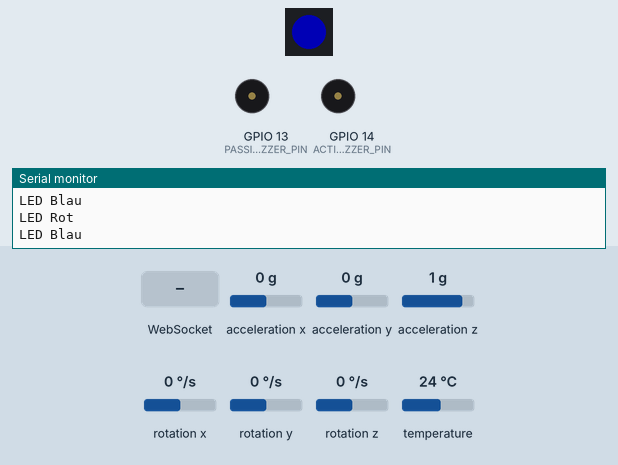
Simulated run of this program. Board: ESP32-S3. Shown: 1 RGB LEDs in strip order, left to right, buzzer (waves = sounding, pin HIGH), the last lines printed to the serial monitor. The inputs (shaded band) are chosen by the test bench; at power-on: acceleration x 0 g, acceleration y 0 g, acceleration z 1 g, rotation x 0 °/s, rotation y 0 °/s, rotation z 0 °/s, temperature 24 °C. Dim RGB values are drawn brighter than linear; WiFi joins after 1.5 s; servers stay silent unless stated; storage starts empty.

Above: at 1.4 s.
At 3.4 s:
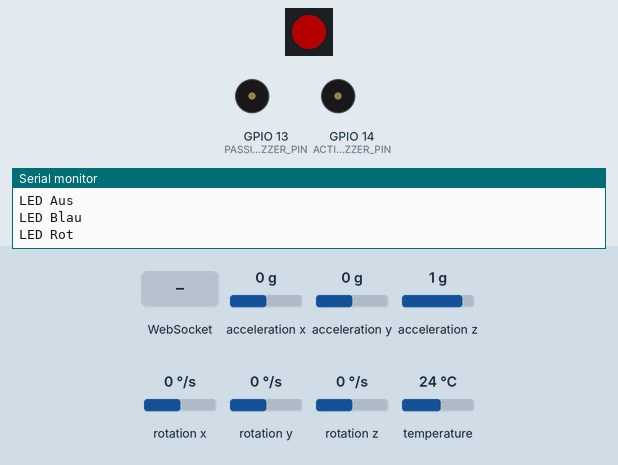
At 9.5 s:
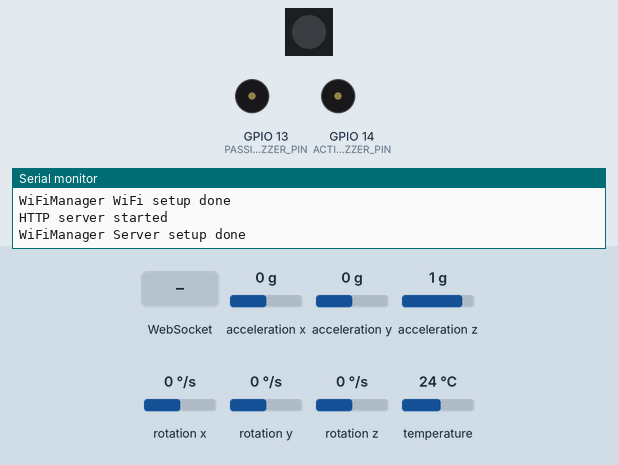
9.6 s: WebSocket text "1" received
Timing chart, 0 to 12.6 s (numbered marks = the images above; inputs shaded):
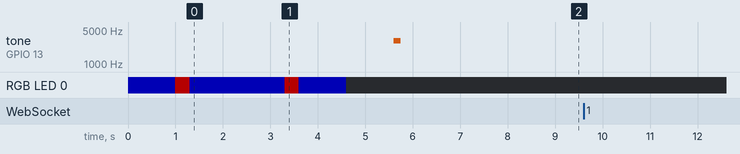

The program:

main.cpp
```cpp
#include <Adafruit_MPU6050.h>  // Lagesensor (Beschleunigung/Drehrate)
#include <Adafruit_NeoPixel.h> // esp32 RGB-LED control
#include <Adafruit_Sensor.h>   // Basisklasse für Adafruit Sensoren
#include <Arduino.h>           // Arduino Core Funktionen
#include <ArduinoJson.h>       // JSON Datenverarbeitung (Web-Kommunikation)
#include <AsyncTCP.h>          // Basis für asynchrone Netzwerkverbindungen
#include <ESP32Servo.h>        // Steuerung der Servomotoren
#include <ESPAsyncWebServer.h> // Asynchroner Webserver für das Dashboard
#include <ElegantOTA.h>        // Over-the-Air Updates über den Browser
#include <SPIFFS.h> // Filesystem für Dateien im Flash (z.B. index.html)
#include <WiFi.h>   // WiFi-Verbindung
#include <Wire.h>   // I2C-Kommunikation (für den MPU6050)
#include <cmath>    // Mathematische Funktionen (Berechnungen)

// ==================== HARDWARE MAPPING ====================
namespace Hardware {
constexpr int ONBOARD_RGB_BRIGHTNESS = 64;
constexpr int ONBOARD_RGB_NUM_PIXELS = 1;
constexpr int ONBOARD_RGB_PIN = 48;

constexpr int ACTIVE_BUZZER_PIN = 14;
constexpr int PASSIVE_BUZZER_PIN = 13;

constexpr int I2C_SCL_PIN = 6;
constexpr int I2C_SDA_PIN = 4;

constexpr int SERVO_A_PIN = 3;
constexpr int SERVO_B_PIN = 11;
} // namespace Hardware

// ==================== SERVO CONTROLLER ====================
// class ServoController{
// private:
//   static const size_t GPIO_PIN_SERVO_A = 3;
//   static const size_t GPIO_PIN_SERVO_B = 11;

//   static const int A_ANGLE_INIT = 10;
//   static const int B_ANGLE_INIT = 100;
//   static const int A_ANGLE_CONSTRAIN_MIN = A_ANGLE_INIT - 20;
//   static const int A_ANGLE_CONSTRAIN_MAX = A_ANGLE_INIT + 20;
//   static const int B_ANGLE_CONSTRAIN_MIN = B_ANGLE_INIT - 20;
//   static const int B_ANGLE_CONSTRAIN_MAX = B_ANGLE_INIT + 20;

//   Servo servoA;
//   Servo servoB;

// public:
//   void setup(){
//     servoA.attach(GPIO_PIN_SERVO_A, 500, 2500);
//     servoB.attach(GPIO_PIN_SERVO_B, 500, 2500);

//     servoA.write(A_ANGLE_INIT);
//     servoB.write(B_ANGLE_INIT);
//     delay(3000);

//     // servoA.write(constrain(A_ANGLE_INIT+20, A_ANGLE_CONSTRAIN_MIN,
//     A_ANGLE_CONSTRAIN_MAX));
//     // delay(500);
//     // servoA.write(constrain(A_ANGLE_INIT-20, A_ANGLE_CONSTRAIN_MIN,
//     A_ANGLE_CONSTRAIN_MAX));
//     // delay(500);
//     // servoA.write(constrain(A_ANGLE_INIT, A_ANGLE_CONSTRAIN_MIN,
//     A_ANGLE_CONSTRAIN_MAX));
//     // delay(500);
//     // servoB.write(B_ANGLE_INIT+20);
//     // delay(500);
//     // servoB.write(B_ANGLE_INIT-20);
//     // delay(500);
//     // servoB.write(B_ANGLE_INIT);
//     // delay(500);

//   }

//   // void loop(){
//   //   for(size_t i = 0; i < 21; i++){
//   //     servoA.write(A_ANGLE_INIT+i);
//   //     delay(25);
//   //   }
//   //   for(size_t j = 0; j < 21; j++){
//   //     servoA.write(A_ANGLE_INIT+20-j);
//   //     delay(25);
//   //   }
//   //   for(size_t i = 0; i < 21; i++){
//   //     servoB.write(B_ANGLE_INIT+i);
//   //     delay(25);
//   //   }
//   //   for(size_t j = 0; j < 21; j++){
//   //     servoB.write(B_ANGLE_INIT+20-j);
//   //     delay(25);
//   //   }
//   // }

// };

// ==================== WIFI-MANAGER ========================
class WiFiManager {
private:
  const char *WIFI_SSID;
  const char *WIFI_PW;
  AsyncWebSocket &ws;
  AsyncWebServer &server;

  // Statische IP Konfiguration
  IPAddress local_IP;
  IPAddress gateway;
  IPAddress subnet;
  IPAddress primaryDNS;   // Optional
  IPAddress secondaryDNS; // Optional

public:
  WiFiManager(AsyncWebSocket &socket, AsyncWebServer &webserver)
      : WIFI_SSID("A1-D153417A_EXT"), WIFI_PW("FgRnfQhJKVJW7m"), ws(socket),
        server(webserver),
        local_IP(192, 168, 1, 200), // <--- Neue IP für den ESP32
        gateway(192, 168, 1, 138),  // <--- Dein Router (laut Screenshot)
        subnet(255, 255, 255, 0),
        primaryDNS(8, 8, 8, 8),  // Optional: Google DNS
        secondaryDNS(8, 8, 4, 4) // Optional: Google DNS
  {}

  void setupWiFi() {
    // Statische IP anwenden, bevor WiFi gestartet wird
    if (!WiFi.config(local_IP, gateway, subnet, primaryDNS, secondaryDNS)) {
      Serial.println("Static IP configuration failed!");
    }

    WiFi.mode(WIFI_STA);
    WiFi.begin(WIFI_SSID, WIFI_PW);
    Serial.println("");
    Serial.print("awaiting wifi connection");

    // wait for connection
    while (WiFi.status() != WL_CONNECTED) {
      delay(100);
      Serial.print(".");
    }
    Serial.println("");
    Serial.print("connected with ");
    Serial.println(WIFI_SSID);
    Serial.print("ip address: \n");
    Serial.println(WiFi.localIP());
  }

  void setupServer() {
    if (!SPIFFS.begin(true)) {
      Serial.println("SPIFFS failure");
      delay(1000);
      ESP.restart();
    }
    // WebSocket
    ws.onEvent([](AsyncWebSocket *server, AsyncWebSocketClient *client,
                  AwsEventType type, void *arg, uint8_t *data, size_t len) {
      if (type == WS_EVT_CONNECT) {
        Serial.printf("Client #%u connected\n", client->id());
        client->text("{\"status\":\"connected\"}");
      }
    });

    server.addHandler(&ws);
    server.on("/", HTTP_GET, [](AsyncWebServerRequest *request) {
      if (SPIFFS.exists("/index.html")) {
        request->send(SPIFFS, "/index.html");
      } else {
        request->send(404, "text/plain", "index.html not found");
      }
    });
    server.serveStatic("/", SPIFFS, "/"); // every file in data/ is reachable

    ElegantOTA.begin(&server);

    server.begin();
    Serial.println("HTTP server started");
  }

  void loop() {
    ElegantOTA.loop();
    ws.cleanupClients();
  }
};

// ==================== SENSOR DATA =========================
class SensorData {
private:
  sensors_event_t a, g, temp;
  Adafruit_MPU6050 &mpu; // ← pointer to sensor
  AsyncWebSocket &ws;    // ← pointer to websocket
public:
  SensorData(Adafruit_MPU6050 &sensor, AsyncWebSocket &socket)
      : mpu(sensor), ws(socket) {}
  void setup() {
    if (!mpu.begin()) {
      delay(1000);
      Serial.println("MPU6050 failure, retrying...");
      ESP.restart();
    }
    mpu.setAccelerometerRange(MPU6050_RANGE_8_G);
    mpu.setGyroRange(MPU6050_RANGE_500_DEG);
    mpu.setFilterBandwidth(
        MPU6050_BAND_184_HZ); // 260 deactivates filter, lower freq for more
                              // filtering
    // mpu->setCycleRate(MPU6050_CYCLE_40_HZ); // FIXME: cyclerate of 40 clashes
    // with update rate??
  }

  void acquireAndSendData() {
    mpu.getEvent(&a, &g, &temp);

    JsonDocument doc;
    doc["ax"] = a.acceleration.x; // / 9.81;
    doc["ay"] = a.acceleration.y; // / 9.81;
    doc["az"] = a.acceleration.z; // / 9.81;
    doc["gx"] = g.gyro.x;
    doc["gy"] = g.gyro.y;
    doc["gz"] = g.gyro.z;
    doc["t"] = temp.temperature;

    String json;
    serializeJson(doc, json);
    ws.textAll(json);
    // Serial.println("Sende: " + json);
  }
};

// ==================== GLOBALS =============================
AsyncWebServer server(80);
AsyncWebSocket ws("/ws");
Adafruit_MPU6050 mpu;
// ServoController ServoController_I1;
WiFiManager WiFiManager_I1(ws, server);
SensorData SensorData_I1(mpu, ws);
Adafruit_NeoPixel pixel(Hardware::ONBOARD_RGB_NUM_PIXELS,
                        Hardware::ONBOARD_RGB_PIN, NEO_GRB + NEO_KHZ800);

// ================== buzzer func ===========================
void buzzerSound(int frequency, int duration, bool activeBuzzer, int num) {
  if (activeBuzzer == 1) {
    for (int i = 0; i < num; i++) {
      digitalWrite(Hardware::ACTIVE_BUZZER_PIN, HIGH);
      delay(duration);
      digitalWrite(Hardware::ACTIVE_BUZZER_PIN, LOW);
      delay(100);
    }
  } else {
    for (int i = 0; i < num; i++) {
      tone(Hardware::PASSIVE_BUZZER_PIN, frequency, duration);
      delay(duration + 100);
    }
  }
}

// ==================== RGB func ============================
void rgb_blink() {
  Serial.println("LED Blau");
  pixel.setPixelColor(0, pixel.Color(0, 0, 255));
  pixel.show();
  delay(1000);
  Serial.println("LED Rot");
  pixel.setPixelColor(0, pixel.Color(255, 0, 0));
  pixel.show();
  delay(300);
  Serial.println("LED Blau");
  pixel.setPixelColor(0, pixel.Color(0, 0, 255));
  pixel.show();
  delay(1000);
  Serial.println("LED Aus");
  pixel.setPixelColor(0, pixel.Color(0, 0, 0));
  pixel.show();
}

// ==================== SETUP ===============================
void setup() {
  Serial.begin(115200);
  Serial.println("---setup started---");
  // RGB LED Initialisierung
  pixel.begin();
  pixel.setBrightness(Hardware::ONBOARD_RGB_BRIGHTNESS);
  rgb_blink();
  rgb_blink();
  delay(1000);

  pinMode(Hardware::ACTIVE_BUZZER_PIN, OUTPUT);
  pinMode(Hardware::PASSIVE_BUZZER_PIN, OUTPUT);
  digitalWrite(Hardware::ACTIVE_BUZZER_PIN, LOW);
  digitalWrite(Hardware::PASSIVE_BUZZER_PIN, LOW);

  buzzerSound(3000, 150, 0,
              1); // frequency, duration(ms), activeBuzzer?, num repeats

  // I2C Initialisierung mit SDA und SCL
  Wire.begin(Hardware::I2C_SDA_PIN, Hardware::I2C_SCL_PIN);

  delay(1000);
  // ServoController_I1.setup();
  SensorData_I1.setup();
  Serial.println("Sensor-Data setup done");
  WiFiManager_I1.setupWiFi();
  Serial.println("WiFiManager WiFi setup done");
  WiFiManager_I1.setupServer();
  Serial.println("WiFiManager Server setup done");

  xTaskCreatePinnedToCore(
      [](void *p) {
        auto &s = *static_cast<SensorData *>(p);
        for (;;) {
          s.acquireAndSendData();
          vTaskDelay(pdMS_TO_TICKS(100)); // ← xxx ms delay
        }
      },
      "Sensor", 4096, &SensorData_I1, 1, nullptr, 1);
}

// ==================== LOOP ================================
void loop() {
  // Handelt OTA Updates und WebSocket Aufräumarbeiten
  WiFiManager_I1.loop();
  // ServoController_I1.loop();
}
```
